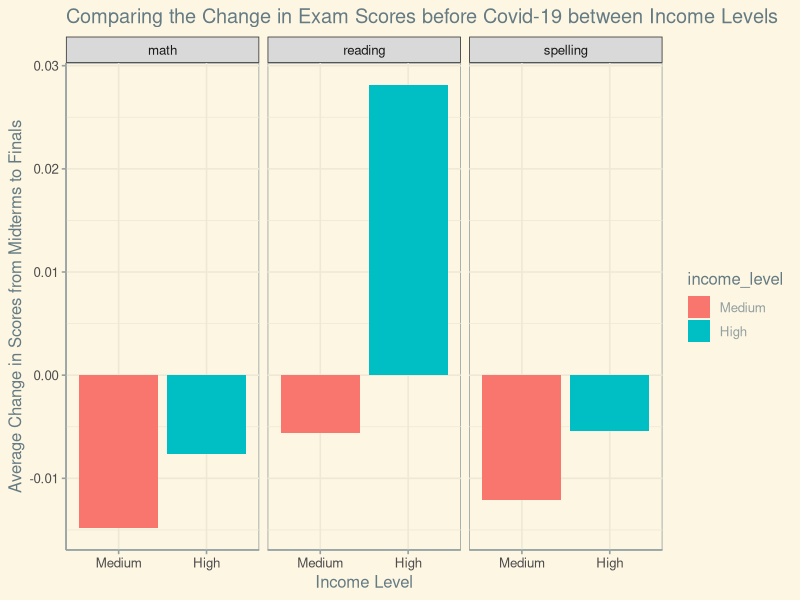
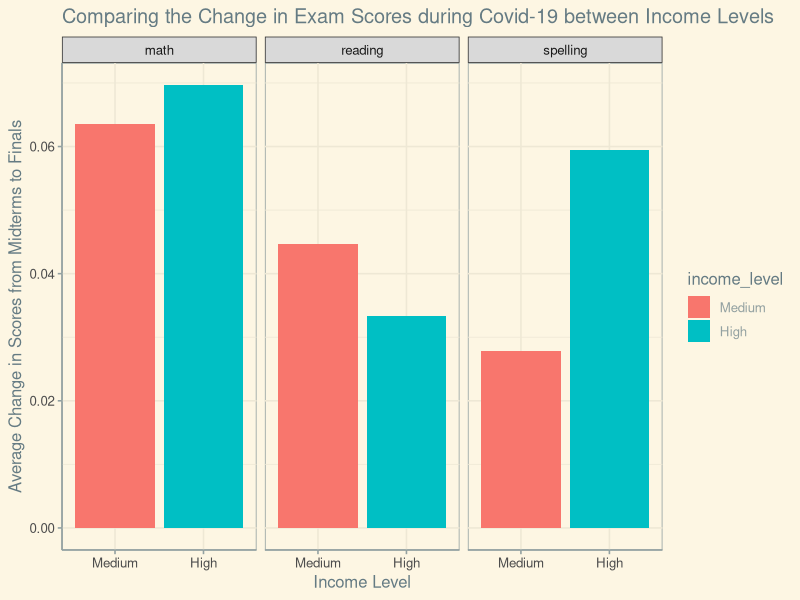

Generate these figures, in order, with R: (Note: this script raises an error after producing the figures.)
## ---- chunk 1
library(tidyverse)
library(ggthemes)

covid <- read_csv("data/clean_covid_formatted.csv")
## ---- chunk 2
covid |>
  select(subject, grade,`income_medium`, `income_high`) |>
  pivot_longer(cols = c(-subject, -grade),
               names_to = "income_level",
               values_to = "scores_diff") |>
  mutate(income_level = as.factor(str_to_sentence(str_extract(income_level, "medium|high")))) |>
  mutate(income_level = fct_relevel(income_level, c("Medium", "High")),
         subject = as.factor(subject)) |>
  group_by(income_level, subject) |>
  summarize(mean_scores_diff = mean(scores_diff)) |>
  ggplot(aes(y = mean_scores_diff, x = income_level, fill = income_level)) +
  geom_col() +
  facet_wrap(~subject) +
  labs(x = "Income Level",
       y = "Average Change in Scores from Midterms to Finals",
       title = "Comparing the Change in Exam Scores before Covid-19 between Income Levels") +
  theme_solarized() +
  scale_color_solarized(name = "Subject")
## ---- chunk 3
covid |>
  select(subject, grade,`COVID-19 year * Medium income household`, `COVID-19 year * High income household`) |>
  pivot_longer(cols = c(-subject, -grade),
               names_to = "income_level",
               values_to = "scores_diff") |>
  mutate(income_level = as.factor(str_to_sentence(str_extract(income_level, "Medium|High")))) |>
  mutate(income_level = fct_relevel(income_level, c("Medium", "High")),
         subject = as.factor(subject)) |>
  group_by(income_level, subject) |>
  summarize(mean_scores_diff = mean(scores_diff)) |>
  ggplot(aes(y = mean_scores_diff, x = income_level, fill = income_level)) +
  geom_col() +
  facet_wrap(~subject) +
  labs(x = "Income Level",
       y = "Average Change in Scores from Midterms to Finals",
       title = "Comparing the Change in Exam Scores during Covid-19 between Income Levels") +
  theme_solarized()
## ---- chunk 4
# Viz 3 
covid |>
  select(subject, grade,education_high, education_medium) |>
  pivot_longer(cols = c(-subject, -grade),
               names_to = "education_level",
               values_to = "scores_diff") |>
  group_by(education_level, subject) |>
  mutate(education_level = str_sub(education_level, 11, 16)) |>
  summarize(mean_scores_diff = mean(scores_diff)) |>
  ggplot(aes(y = mean_scores_diff, x = education_level, fill = education_level)) +
  geom_col() +
  facet_wrap(~subject) +
  labs(x = "Parental Education Level",
       y = "Average Change in Scores Before Covid",
       title = "Comparing the Change in Exam Scores Before Covid by Parental Education Level") +
  theme_solarized()
## ---- chunk 5
# Viz 4: Scores During Covid By Parent Education Level
covid |>
  select(subject, grade,`COVID-19 year * Parental education high`, `COVID-19 year * Parental education medium`) |>
  pivot_longer(cols = c(-subject, -grade),
               names_to = "education_level",
               values_to = "scores_diff") |>
  group_by(education_level, subject) |>
  mutate(education_level = str_sub(education_level, 35, 41)) |>
  summarize(mean_scores_diff = mean(scores_diff)) |>
  ggplot(aes(y = mean_scores_diff, x = education_level, fill = education_level)) +
  geom_col() +
  facet_wrap(~subject) +
  labs(x = "Parental Education Level",
       y = "Average Change in Scores During Covid",
       title = "Comparing the Change in Exam Scores during Covid by Parental Education Level") +
  theme_solarized()
